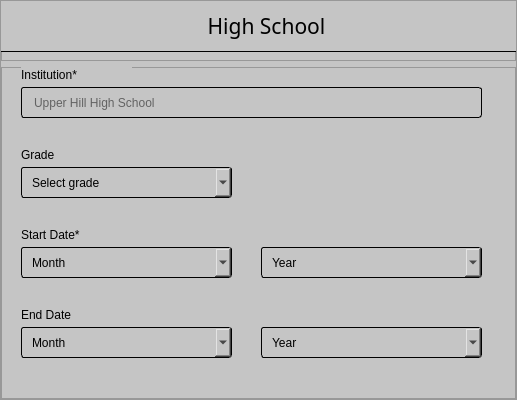
                        <widget class="QFrame" name="frame_48">
                         <property name="minimumSize">
                          <size>
                           <width>500</width>
                           <height>400</height>
                          </size>
                         </property>
                         <property name="maximumSize">
                          <size>
                           <width>10000</width>
                           <height>10000</height>
                          </size>
                         </property>
                         <property name="autoFillBackground">
                          <bool>false</bool>
                         </property>
                         <property name="styleSheet">
                          <string notr="true">background-color: rgb(197, 197, 197);
</string>
                         </property>
                         <property name="frameShape">
                          <enum>QFrame::StyledPanel</enum>
                         </property>
                         <property name="frameShadow">
                          <enum>QFrame::Raised</enum>
                         </property>
                         <layout class="QVBoxLayout" name="verticalLayout_23">
                          <property name="leftMargin">
                           <number>0</number>
                          </property>
                          <property name="topMargin">
                           <number>0</number>
                          </property>
                          <property name="rightMargin">
                           <number>0</number>
                          </property>
                          <property name="bottomMargin">
                           <number>0</number>
                          </property>
                          <item>
                           <widget class="QFrame" name="frame_49">
                            <property name="minimumSize">
                             <size>
                              <width>515</width>
                              <height>60</height>
                             </size>
                            </property>
                            <property name="maximumSize">
                             <size>
                              <width>16777215</width>
                              <height>60</height>
                             </size>
                            </property>
                            <property name="frameShape">
                             <enum>QFrame::StyledPanel</enum>
                            </property>
                            <property name="frameShadow">
                             <enum>QFrame::Raised</enum>
                            </property>
                            <widget class="QLabel" name="label_118">
                             <property name="geometry">
                              <rect>
                               <x>0</x>
                               <y>0</y>
                               <width>521</width>
                               <height>51</height>
                              </rect>
                             </property>
                             <property name="font">
                              <font>
                               <family>HoloLens MDL2 Assets</family>
                               <pointsize>16</pointsize>
                               <weight>50</weight>
                               <bold>false</bold>
                              </font>
                             </property>
                             <property name="styleSheet">
                              <string notr="true">padding-left:10px;
border-bottom:1px solid black;
border-bottom-left-radius: 0px;
border-bottom-right-radius: 0px;</string>
                             </property>
                             <property name="text">
                              <string>High School</string>
                             </property>
                             <property name="alignment">
                              <set>Qt::AlignCenter</set>
                             </property>
                            </widget>
                           </widget>
                          </item>
                          <item>
                           <widget class="QFrame" name="frame_50">
                            <property name="minimumSize">
                             <size>
                              <width>0</width>
                              <height>280</height>
                             </size>
                            </property>
                            <property name="frameShape">
                             <enum>QFrame::StyledPanel</enum>
                            </property>
                            <property name="frameShadow">
                             <enum>QFrame::Raised</enum>
                            </property>
                            <widget class="QLabel" name="label_119">
                             <property name="geometry">
                              <rect>
                               <x>0</x>
                               <y>350</y>
                               <width>551</width>
                               <height>31</height>
                              </rect>
                             </property>
                             <property name="styleSheet">
                              <string notr="true">border-bottom: 11px solid black
</string>
                             </property>
                             <property name="text">
                              <string/>
                             </property>
                            </widget>
                            <widget class="QLineEdit" name="lineEdit_17">
                             <property name="geometry">
                              <rect>
                               <x>20</x>
                               <y>20</y>
                               <width>461</width>
                               <height>31</height>
                              </rect>
                             </property>
                             <property name="styleSheet">
                              <string notr="true">border:1.2px solid black;
border-radius:3px;
padding-left:10px</string>
                             </property>
                             <property name="placeholderText">
                              <string>Upper Hill High School</string>
                             </property>
                            </widget>
                            <widget class="QLabel" name="label_123">
                             <property name="geometry">
                              <rect>
                               <x>20</x>
                               <y>0</y>
                               <width>111</width>
                               <height>16</height>
                              </rect>
                             </property>
                             <property name="font">
                              <font>
                               <pointsize>9</pointsize>
                              </font>
                             </property>
                             <property name="styleSheet">
                              <string notr="true"/>
                             </property>
                             <property name="text">
                              <string>Institution*</string>
                             </property>
                            </widget>
                            <widget class="QComboBox" name="comboBox_15">
                             <property name="geometry">
                              <rect>
                               <x>20</x>
                               <y>100</y>
                               <width>211</width>
                               <height>31</height>
                              </rect>
                             </property>
                             <property name="styleSheet">
                              <string notr="true">border:1.2px solid black;
border-radius:3px;
padding-left:10px</string>
                             </property>
                             <item>
                              <property name="text">
                               <string>Select grade</string>
                              </property>
                             </item>
                             <item>
                              <property name="text">
                               <string>A</string>
                              </property>
                             </item>
                             <item>
                              <property name="text">
                               <string>A-</string>
                              </property>
                             </item>
                             <item>
                              <property name="text">
                               <string>B+</string>
                              </property>
                             </item>
                             <item>
                              <property name="text">
                               <string>B</string>
                              </property>
                             </item>
                             <item>
                              <property name="text">
                               <string>B-</string>
                              </property>
                             </item>
                             <item>
                              <property name="text">
                               <string>C+</string>
                              </property>
                             </item>
                             <item>
                              <property name="text">
                               <string>C</string>
                              </property>
                             </item>
                             <item>
                              <property name="text">
                               <string>C-</string>
                              </property>
                             </item>
                             <item>
                              <property name="text">
                               <string>D+</string>
                              </property>
                             </item>
                             <item>
                              <property name="text">
                               <string>D</string>
                              </property>
                             </item>
                             <item>
                              <property name="text">
                               <string>D-</string>
                              </property>
                             </item>
                             <item>
                              <property name="text">
                               <string>E</string>
                              </property>
                             </item>
                             <item>
                              <property name="text">
                               <string>Fail</string>
                              </property>
                             </item>
                            </widget>
                            <widget class="QComboBox" name="comboBox_16">
                             <property name="geometry">
                              <rect>
                               <x>20</x>
                               <y>180</y>
                               <width>211</width>
                               <height>31</height>
                              </rect>
                             </property>
                             <property name="styleSheet">
                              <string notr="true">border:1.2px solid black;
border-radius:3px;
padding-left:10px</string>
                             </property>
                             <item>
                              <property name="text">
                               <string>Month</string>
                              </property>
                             </item>
                             <item>
                              <property name="text">
                               <string>January</string>
                              </property>
                             </item>
                             <item>
                              <property name="text">
                               <string>February</string>
                              </property>
                             </item>
                             <item>
                              <property name="text">
                               <string>March</string>
                              </property>
                             </item>
                             <item>
                              <property name="text">
                               <string>April</string>
                              </property>
                             </item>
                             <item>
                              <property name="text">
                               <string>May</string>
                              </property>
                             </item>
                             <item>
                              <property name="text">
                               <string>June</string>
                              </property>
                             </item>
                             <item>
                              <property name="text">
                               <string>July</string>
                              </property>
                             </item>
                             <item>
                              <property name="text">
                               <string>August</string>
                              </property>
                             </item>
                             <item>
                              <property name="text">
                               <string>Setember</string>
                              </property>
                             </item>
                             <item>
                              <property name="text">
                               <string>October</string>
                              </property>
                             </item>
                             <item>
                              <property name="text">
                               <string>November</string>
                              </property>
                             </item>
                             <item>
                              <property name="text">
                               <string>December</string>
                              </property>
                             </item>
                            </widget>
                            <widget class="QLabel" name="label_124">
                             <property name="geometry">
                              <rect>
                               <x>20</x>
                               <y>160</y>
                               <width>111</width>
                               <height>16</height>
                              </rect>
                             </property>
                             <property name="font">
                              <font>
                               <pointsize>9</pointsize>
                              </font>
                             </property>
                             <property name="styleSheet">
                              <string notr="true"/>
                             </property>
                             <property name="text">
                              <string>Start Date*</string>
                             </property>
                            </widget>
                            <widget class="QComboBox" name="comboBox_17">
                             <property name="geometry">
                              <rect>
                               <x>260</x>
                               <y>180</y>
                               <width>221</width>
                               <height>31</height>
                              </rect>
                             </property>
                             <property name="styleSheet">
                              <string notr="true">border:1.2px solid black;
border-radius:3px;
padding-left:10px</string>
                             </property>
                             <item>
                              <property name="text">
                               <string>Year</string>
                              </property>
                             </item>
                            </widget>
                            <widget class="QComboBox" name="comboBox_18">
                             <property name="geometry">
                              <rect>
                               <x>20</x>
                               <y>260</y>
                               <width>211</width>
                               <height>31</height>
                              </rect>
                             </property>
                             <property name="styleSheet">
                              <string notr="true">border:1.2px solid black;
border-radius:3px;
padding-left:10px</string>
                             </property>
                             <item>
                              <property name="text">
                               <string>Month</string>
                              </property>
                             </item>
                             <item>
                              <property name="text">
                               <string>January</string>
                              </property>
                             </item>
                             <item>
                              <property name="text">
                               <string>February</string>
                              </property>
                             </item>
                             <item>
                              <property name="text">
                               <string>March</string>
                              </property>
                             </item>
                             <item>
                              <property name="text">
                               <string>April</string>
                              </property>
                             </item>
                             <item>
                              <property name="text">
                               <string>May</string>
                              </property>
                             </item>
                             <item>
                              <property name="text">
                               <string>June</string>
                              </property>
                             </item>
                             <item>
                              <property name="text">
                               <string>July</string>
                              </property>
                             </item>
                             <item>
                              <property name="text">
                               <string>August</string>
                              </property>
                             </item>
                             <item>
                              <property name="text">
                               <string>Setember</string>
                              </property>
                             </item>
                             <item>
                              <property name="text">
                               <string>October</string>
                              </property>
                             </item>
                             <item>
                              <property name="text">
                               <string>November</string>
                              </property>
                             </item>
                             <item>
                              <property name="text">
                               <string>December</string>
                              </property>
                             </item>
                            </widget>
                            <widget class="QLabel" name="label_125">
                             <property name="geometry">
                              <rect>
                               <x>20</x>
                               <y>240</y>
                               <width>191</width>
                               <height>16</height>
                              </rect>
                             </property>
                             <property name="font">
                              <font>
                               <pointsize>9</pointsize>
                              </font>
                             </property>
                             <property name="styleSheet">
                              <string notr="true"/>
                             </property>
                             <property name="text">
                              <string>End Date</string>
                             </property>
                            </widget>
                            <widget class="QComboBox" name="comboBox_19">
                             <property name="geometry">
                              <rect>
                               <x>260</x>
                               <y>260</y>
                               <width>221</width>
                               <height>31</height>
                              </rect>
                             </property>
                             <property name="styleSheet">
                              <string notr="true">border:1.2px solid black;
border-radius:3px;
padding-left:10px</string>
                             </property>
                             <item>
                              <property name="text">
                               <string>Year</string>
                              </property>
                             </item>
                            </widget>
                            <widget class="QLabel" name="label_126">
                             <property name="geometry">
                              <rect>
                               <x>20</x>
                               <y>80</y>
                               <width>111</width>
                               <height>16</height>
                              </rect>
                             </property>
                             <property name="font">
                              <font>
                               <pointsize>9</pointsize>
                              </font>
                             </property>
                             <property name="styleSheet">
                              <string notr="true"/>
                             </property>
                             <property name="text">
                              <string>Grade</string>
                             </property>
                            </widget>
                           </widget>
                          </item>
                         </layout>
                        </widget>
